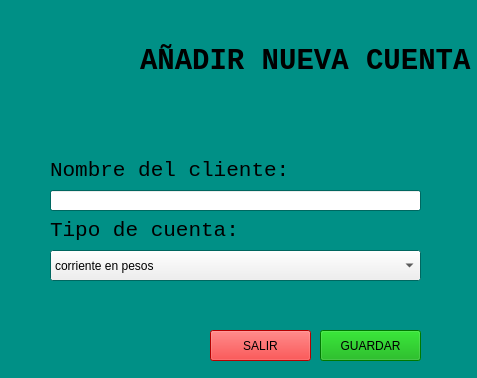
<?xml version="1.0" encoding="UTF-8"?>
<ui version="4.0">
 <class>nuevaCuenta</class>
 <widget class="QMainWindow" name="nuevaCuenta">
  <property name="geometry">
   <rect>
    <x>0</x>
    <y>0</y>
    <width>477</width>
    <height>378</height>
   </rect>
  </property>
  <property name="palette">
   <palette>
    <active>
     <colorrole role="Base">
      <brush brushstyle="SolidPattern">
       <color alpha="255">
        <red>255</red>
        <green>255</green>
        <blue>255</blue>
       </color>
      </brush>
     </colorrole>
     <colorrole role="Window">
      <brush brushstyle="SolidPattern">
       <color alpha="255">
        <red>0</red>
        <green>144</green>
        <blue>134</blue>
       </color>
      </brush>
     </colorrole>
    </active>
    <inactive>
     <colorrole role="Base">
      <brush brushstyle="SolidPattern">
       <color alpha="255">
        <red>255</red>
        <green>255</green>
        <blue>255</blue>
       </color>
      </brush>
     </colorrole>
     <colorrole role="Window">
      <brush brushstyle="SolidPattern">
       <color alpha="255">
        <red>0</red>
        <green>144</green>
        <blue>134</blue>
       </color>
      </brush>
     </colorrole>
    </inactive>
    <disabled>
     <colorrole role="Base">
      <brush brushstyle="SolidPattern">
       <color alpha="255">
        <red>0</red>
        <green>144</green>
        <blue>134</blue>
       </color>
      </brush>
     </colorrole>
     <colorrole role="Window">
      <brush brushstyle="SolidPattern">
       <color alpha="255">
        <red>0</red>
        <green>144</green>
        <blue>134</blue>
       </color>
      </brush>
     </colorrole>
    </disabled>
   </palette>
  </property>
  <property name="windowTitle">
   <string>Añadir Cuenta</string>
  </property>
  <property name="windowIcon">
   <iconset>
    <normaloff>logobanco.png</normaloff>logobanco.png</iconset>
  </property>
  <widget class="QWidget" name="centralwidget">
   <widget class="QLabel" name="lblNombre">
    <property name="geometry">
     <rect>
      <x>50</x>
      <y>160</y>
      <width>271</width>
      <height>21</height>
     </rect>
    </property>
    <property name="font">
     <font>
      <family>Consolas</family>
      <pointsize>16</pointsize>
     </font>
    </property>
    <property name="text">
     <string>Nombre del cliente:</string>
    </property>
   </widget>
   <widget class="QLabel" name="lblTitulo">
    <property name="geometry">
     <rect>
      <x>140</x>
      <y>40</y>
      <width>331</width>
      <height>41</height>
     </rect>
    </property>
    <property name="font">
     <font>
      <family>Consolas</family>
      <pointsize>22</pointsize>
      <weight>75</weight>
      <bold>true</bold>
     </font>
    </property>
    <property name="text">
     <string>AÑADIR NUEVA CUENTA</string>
    </property>
   </widget>
   <widget class="QComboBox" name="cbTipoDeCuenta">
    <property name="geometry">
     <rect>
      <x>50</x>
      <y>250</y>
      <width>371</width>
      <height>31</height>
     </rect>
    </property>
    <item>
     <property name="text">
      <string>corriente en pesos</string>
     </property>
    </item>
    <item>
     <property name="text">
      <string>caja de ahorro en pesos</string>
     </property>
    </item>
    <item>
     <property name="text">
      <string>caja de ahorro en dolares</string>
     </property>
    </item>
    <item>
     <property name="text">
      <string>caja de ahorro en euros</string>
     </property>
    </item>
    <item>
     <property name="text">
      <string>caja de ahorro en reales</string>
     </property>
    </item>
   </widget>
   <widget class="QLabel" name="lblTipodec">
    <property name="geometry">
     <rect>
      <x>50</x>
      <y>220</y>
      <width>191</width>
      <height>21</height>
     </rect>
    </property>
    <property name="font">
     <font>
      <family>Consolas</family>
      <pointsize>16</pointsize>
     </font>
    </property>
    <property name="text">
     <string>Tipo de cuenta:</string>
    </property>
   </widget>
   <widget class="QPushButton" name="btnSalir">
    <property name="geometry">
     <rect>
      <x>210</x>
      <y>330</y>
      <width>101</width>
      <height>31</height>
     </rect>
    </property>
    <property name="styleSheet">
     <string notr="true">background-color: rgb(255, 0, 0);</string>
    </property>
    <property name="text">
     <string>SALIR</string>
    </property>
   </widget>
   <widget class="QLabel" name="lblLogo">
    <property name="geometry">
     <rect>
      <x>0</x>
      <y>0</y>
      <width>161</width>
      <height>151</height>
     </rect>
    </property>
    <property name="font">
     <font>
      <family>Consolas</family>
      <pointsize>22</pointsize>
      <weight>75</weight>
      <bold>true</bold>
     </font>
    </property>
    <property name="styleSheet">
     <string notr="true"/>
    </property>
    <property name="text">
     <string/>
    </property>
    <property name="pixmap">
     <pixmap>logobanco.png</pixmap>
    </property>
   </widget>
   <widget class="QLineEdit" name="leNombreCliente">
    <property name="geometry">
     <rect>
      <x>50</x>
      <y>190</y>
      <width>371</width>
      <height>21</height>
     </rect>
    </property>
   </widget>
   <widget class="QPushButton" name="btnGuardar">
    <property name="geometry">
     <rect>
      <x>320</x>
      <y>330</y>
      <width>101</width>
      <height>31</height>
     </rect>
    </property>
    <property name="styleSheet">
     <string notr="true">background-color: rgb(0, 170, 0);</string>
    </property>
    <property name="text">
     <string>GUARDAR</string>
    </property>
   </widget>
  </widget>
 </widget>
 <resources/>
 <connections/>
</ui>
